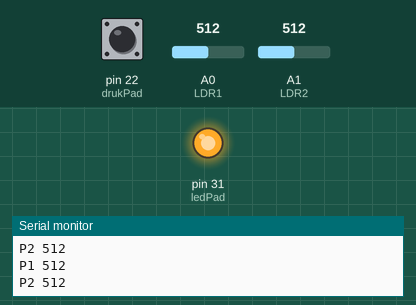
Recording of a sketch running on a simulated Arduino Mega 2560, built with avr-gcc and run on an emulated ATmega2560. Parts: output pins drawn as LEDs (lit = HIGH), the last lines printed to the serial monitor. The test bench sets the inputs (shaded band); at power-on: pin 22 (drukPad) HIGH, A0 (LDR1) = 512, A1 (LDR2) = 512.

Above: at 1.2 s.
1.3 s: pin 22 (drukPad) pulled LOW for 0.15 s
At 1.39 s:
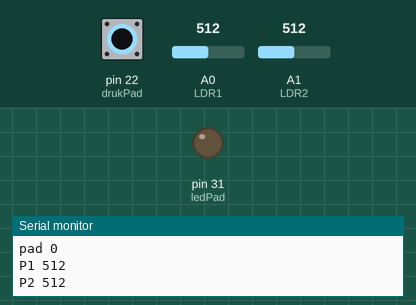
2.9 s: pin 22 (drukPad) pulled LOW for 3.2 s
At 6.8 s:
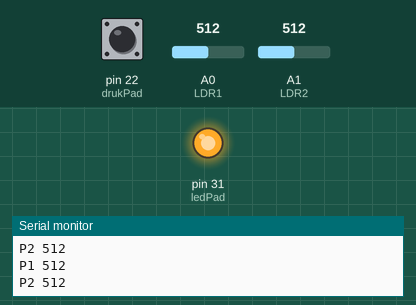
Timing chart, 0 to 8.3 s (numbered marks = the images above; inputs shaded):
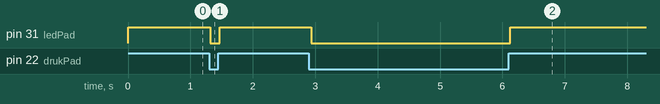

The sketch:

Internetkabel3_v28mei22.ino
```cpp
int LDR1 = A0;
int LDR2 = A1;
int drukPad = 22;
int ledPad = 31;

int paddenstoel1;
int paddenstoel2;
int presstate = 0;
int pad;

void setup() {
  // put your setup code here, to run once:
  Serial.begin(9600);
  pinMode(LDR1, INPUT);
  pinMode(LDR2, INPUT);
  pinMode(drukPad, INPUT_PULLUP);
  pinMode(ledPad, OUTPUT);
  digitalWrite(ledPad, HIGH);

}

void loop() {

  paddenstoel1 = analogRead(LDR1);
  Serial.print("P1 ");
  Serial.println(paddenstoel1);

 paddenstoel2 = analogRead(LDR2);
  Serial.print("P2 ");
  Serial.println(paddenstoel2);

  pad = digitalRead(drukPad);
  if (pad == HIGH && presstate == 0) {
    digitalWrite(ledPad, HIGH);
    Serial.println("pad 1");
    presstate = 1;
  }
else if (pad == LOW && presstate == 1) {
    digitalWrite(ledPad, LOW);
    Serial.println("pad 0");
    presstate = 0;
  }

  delay(50);

}
```

Measured:
- after the input at 1.3 s, pin 31 (ledPad): HIGH → LOW at once, → HIGH 0.15 s later
- after the input at 2.9 s, pin 31 (ledPad): HIGH → LOW at once, → HIGH 3.2 s later
